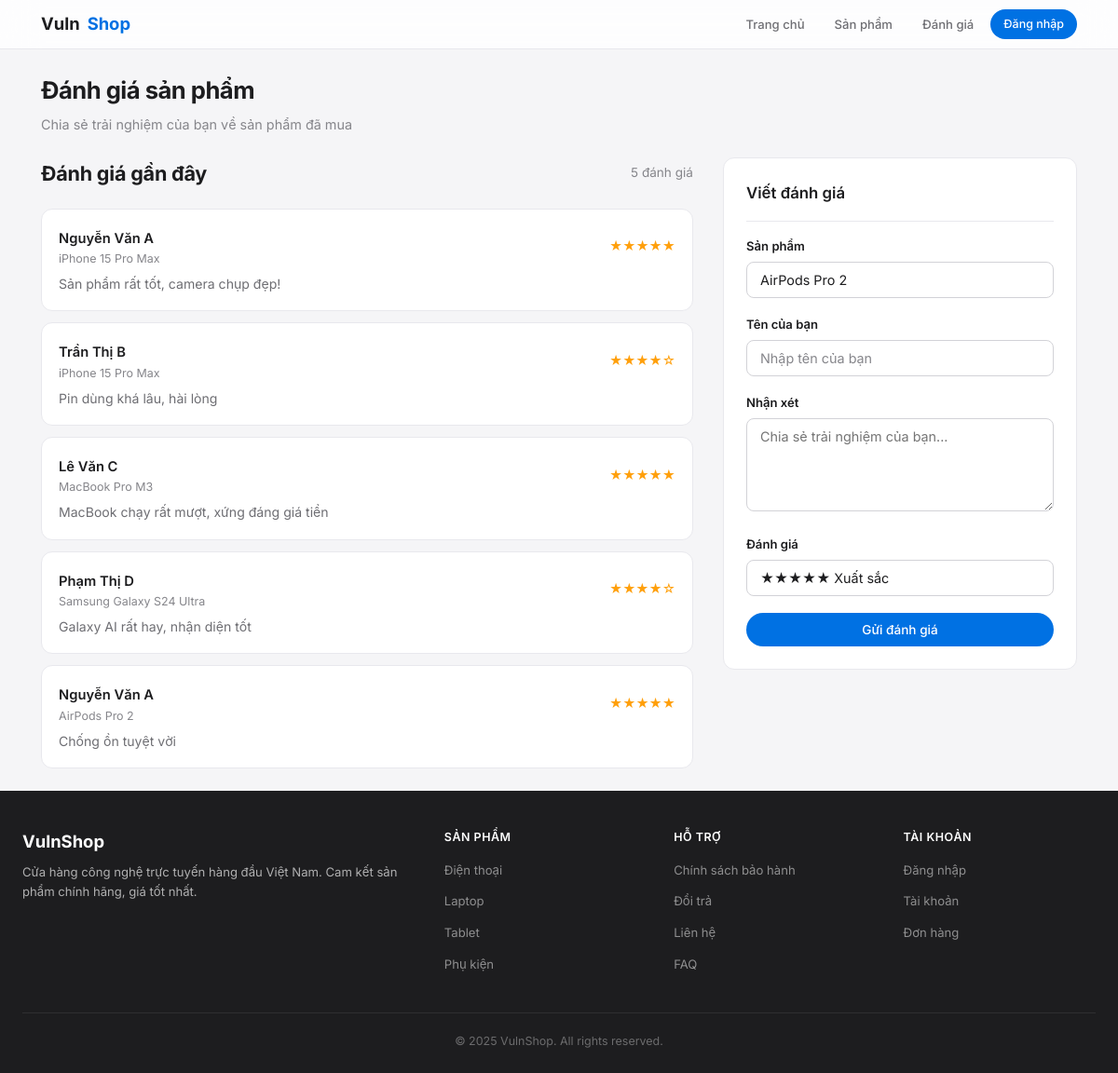
Page /feedback.php on the committed database.
### tables this page shows
CREATE TABLE feedbacks (
    id INT AUTO_INCREMENT PRIMARY KEY,
    product_id INT,
    user_name VARCHAR(100),
    comment TEXT,
    rating INT DEFAULT 5,
    created_at TIMESTAMP DEFAULT CURRENT_TIMESTAMP,
    FOREIGN KEY (product_id) REFERENCES products(id)
);

CREATE TABLE products (
    id INT AUTO_INCREMENT PRIMARY KEY,
    name VARCHAR(200) NOT NULL,
    description TEXT,
    price DECIMAL(10,2),
    category VARCHAR(50),
    stock INT DEFAULT 0,
    image_url VARCHAR(255),
    created_at TIMESTAMP DEFAULT CURRENT_TIMESTAMP
);

### src/feedback.php (the view, shortened to what this page needs)
<?php
require_once 'includes/db_connect.php';
$products = [];
$prod_result = mysqli_query($conn, "SELECT id, name FROM products ORDER BY name");
while ($p = mysqli_fetch_assoc($prod_result)) {
    $products[] = $p;
}
$recent_feedbacks = [];
$fb_sql = "SELECT f.*, p.name as product_name FROM feedbacks f JOIN products p ON f.product_id = p.id ORDER BY f.created_at DESC LIMIT 10";
$fb_result = mysqli_query($conn, $fb_sql);
while ($fb = mysqli_fetch_assoc($fb_result)) {
    $recent_feedbacks[] = $fb;
}
require_once 'includes/header.php';
?>
<div class="page-header">
    <h1 class="page-title">Đánh giá sản phẩm</h1>
    <p class="page-subtitle">Chia sẻ trải nghiệm của bạn về sản phẩm đã mua</p>
</div>
<div class="two-col--sidebar" style="display: grid; grid-template-columns: 1fr 380px; gap: 32px;">
    <div>
        <div class="section-header">
            <h2 class="section-title">Đánh giá gần đây</h2>
            <span style="font-size: 0.85rem; color: var(--text-muted);"><?php echo count($recent_feedbacks); ?> đánh giá</span>
        </div>
        <?php if (count($recent_feedbacks) > 0): ?>
        <div class="feedback-list">
            <?php foreach ($recent_feedbacks as $fb): ?>
            <div class="feedback-item">
                <div class="feedback-header">
                    <div>
                        <span class="feedback-author"><?php echo htmlspecialchars($fb['user_name']); ?></span>
                        <div class="feedback-product"><?php echo htmlspecialchars($fb['product_name']); ?></div>
                    </div>
                    <span class="feedback-stars"><?php echo str_repeat('★', min(5, max(0, intval($fb['rating'])))) . str_repeat('☆', max(0, 5 - intval($fb['rating']))); ?></span>
                </div>
                <p class="feedback-text"><?php echo htmlspecialchars($fb['comment']); ?></p>
            </div>
            <?php endforeach; ?>
        </div>
        <?php else: ?>
            <div class="alert alert--info">Chưa có đánh giá nào.</div>
        <?php endif; ?>
    </div>
    <div>
        <div class="card" style="position: sticky; top: 80px;">
            <div class="card-header">
                <h3 class="card-title">Viết đánh giá</h3>
            </div>
            <form method="POST" action="">
                <div class="form-group">
                    <label class="form-label" for="product_id">Sản phẩm</label>
                    <select name="product_id" id="product_id" class="form-select">
                        <?php foreach ($products as $p): ?>
                            <option value="<?php echo $p['id']; ?>"><?php echo $p['name']; ?></option>
                        <?php endforeach; ?>
                    </select>
                </div>
                <div class="form-group">
                    <label class="form-label" for="user_name">Tên của bạn</label>
                    <input type="text" id="user_name" name="user_name" class="form-input"
                           placeholder="Nhập tên của bạn" required>
                </div>
                <div class="form-group">
                    <label class="form-label" for="comment">Nhận xét</label>
                    <textarea id="comment" name="comment" class="form-textarea"
                              placeholder="Chia sẻ trải nghiệm của bạn..." required></textarea>
                </div>
                <div class="form-group">
                    <label class="form-label" for="rating">Đánh giá</label>
                    <select name="rating" id="rating" class="form-select">
                        <option value="5">★★★★★ Xuất sắc</option>
                    </select>
                </div>
                <button type="submit" class="btn btn--primary btn--full">Gửi đánh giá</button>
            </form>
        </div>
    </div>
</div>
<?php require_once 'includes/footer.php'; ?>

### src/css/style.css (style rules this page uses)
*, *::before, *::after { margin: 0; padding: 0; box-sizing: border-box; }
:root { --bg: #f5f5f7; --bg-white: #ffffff; --bg-light: #fafafa; --bg-dark: #1d1d1f; --bg-overlay: rgba(0, 0, 0, 0.03); --text: #1d1d1f; --text-secondary: #6e6e73; --text-muted: #86868b; --text-white: #f5f5f7; --primary: #0071e3; --primary-hover: #0077ed; --primary-light: rgba(0, 113, 227, 0.08); --accent: #e84545; --success: #34c759; --warning: #ff9f0a; --border: #d2d2d7; --border-light: #e8e8ed; --radius: 12px; --radius-sm: 8px; --radius-lg: 18px; --radius-pill: 980px; --shadow-sm: 0 1px 3px rgba(0, 0, 0, 0.06); --shadow: 0 2px 12px rgba(0, 0, 0, 0.08); --shadow-lg: 0 4px 24px rgba(0, 0, 0, 0.1); --shadow-xl: 0 8px 40px rgba(0, 0, 0, 0.12); --transition: 0.3s cubic-bezier(0.25, 0.1, 0.25, 1); --font: 'Inter', -apple-system, BlinkMacSystemFont, 'Segoe UI', sans-serif; }
html { scroll-behavior: smooth; }
body { font-family: var(--font); background: var(--bg); color: var(--text); line-height: 1.6; min-height: 100vh; display: flex; flex-direction: column; -webkit-font-smoothing: antialiased; }
.btn { display: inline-flex; align-items: center; justify-content: center; gap: 6px; padding: 10px 20px; border-radius: var(--radius-pill); font-family: var(--font); font-size: 0.85rem; font-weight: 500; border: none; cursor: pointer; transition: all var(--transition); white-space: nowrap; }
.btn--primary { background: var(--primary); color: white; }
.btn--full { width: 100%; }
.section-header { display: flex; align-items: center; justify-content: space-between; margin-bottom: 20px; }
.section-title { font-size: 1.35rem; font-weight: 700; letter-spacing: -0.01em; }
.card { background: var(--bg-white); border: 1px solid var(--border-light); border-radius: var(--radius); padding: 24px; }
.card-header { padding-bottom: 16px; margin-bottom: 16px; border-bottom: 1px solid var(--border-light); }
.card-title { font-size: 1.05rem; font-weight: 600; }
.form-group { margin-bottom: 18px; }
.form-label { display: block; margin-bottom: 6px; font-size: 0.82rem; font-weight: 600; color: var(--text); }
.form-input, .form-textarea, .form-select { width: 100%; padding: 10px 14px; background: var(--bg-white); border: 1px solid var(--border); border-radius: var(--radius-sm); color: var(--text); font-family: var(--font); font-size: 0.9rem; transition: all var(--transition); -webkit-appearance: none; }
.form-input::placeholder { color: var(--text-muted); }
.form-textarea { resize: vertical; min-height: 100px; }
.feedback-list { display: flex; flex-direction: column; gap: 12px; }
.feedback-item { background: var(--bg-white); border: 1px solid var(--border-light); border-radius: var(--radius); padding: 18px; }
.feedback-header { display: flex; align-items: center; justify-content: space-between; margin-bottom: 6px; }
.feedback-author { font-weight: 600; font-size: 0.92rem; }
.feedback-product { font-size: 0.78rem; color: var(--text-muted); }
.feedback-stars { color: #ff9f0a; font-size: 0.85rem; }
.feedback-text { color: var(--text-secondary); font-size: 0.88rem; line-height: 1.5; }
.two-col--sidebar { grid-template-columns: 2fr 1fr; }
.page-header { margin-bottom: 24px; }
.page-title { font-size: 1.6rem; font-weight: 700; letter-spacing: -0.02em; }
.page-subtitle { color: var(--text-muted); font-size: 0.9rem; margin-top: 4px; }

### rows in the picture
feedbacks: user_name "Nguyễn Văn A", product.name "iPhone 15 Pro Max", rating "★★★★★", comment "Sản phẩm rất tốt, camera chụp đẹp!"
feedbacks: user_name "Trần Thị B", product.name "iPhone 15 Pro Max", rating "★★★★", rating "☆", comment "Pin dùng khá lâu, hài lòng"
feedbacks: user_name "Lê Văn C", product.name "MacBook Pro M3", rating "★★★★★", comment "MacBook chạy rất mượt, xứng đáng giá tiền"
feedbacks: user_name "Phạm Thị D", product.name "Samsung Galaxy S24 Ultra", rating "★★★★", rating "☆", comment "Galaxy AI rất hay, nhận diện tốt"
feedbacks: user_name "Nguyễn Văn A", product.name "AirPods Pro 2", rating "★★★★★", comment "Chống ồn tuyệt vời"

### other values in the picture
count($recent_feedbacks) "5"
form field product_id "AirPods Pro 2"
